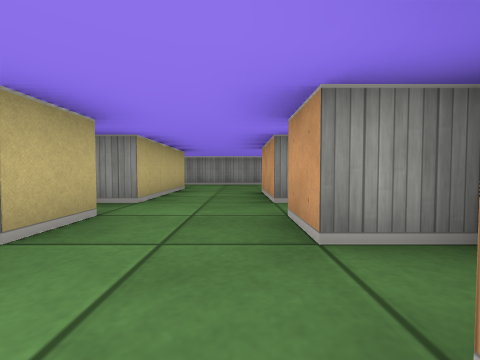
view 1 (above)

21 first-person views from a walk through a cub3D level. The camera is about half as high as the walls, tilts 2° down and sees 90° across. The floor is counted in squares. Each view is taken from the middle of a square. On the plan, view 1 faces up. The plan holds only what a view shows up to about 9 squares ahead; the rest is blank.

view 2
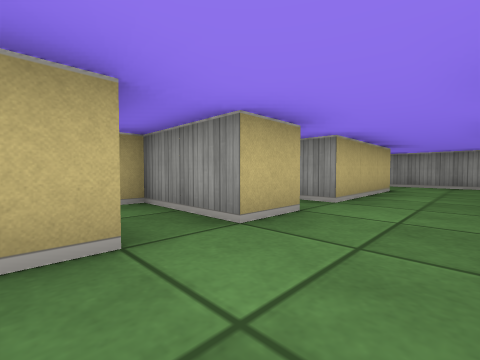

view 3
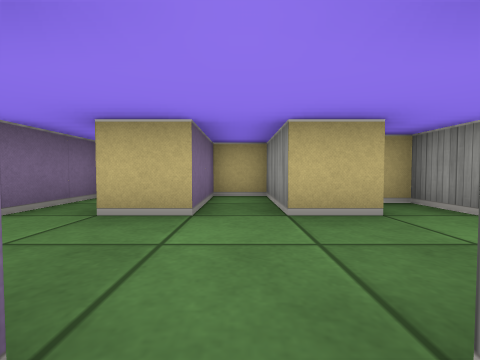

view 4
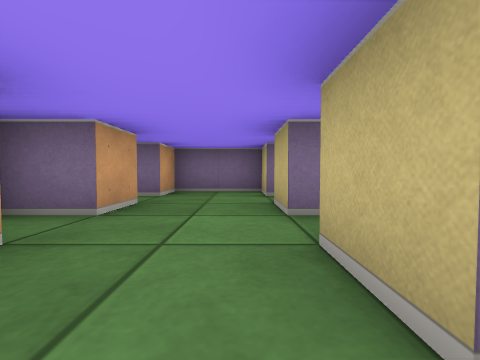

view 5
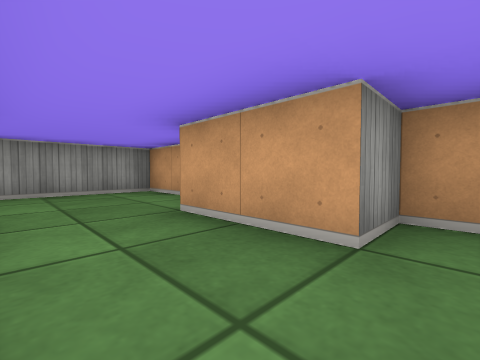

view 6
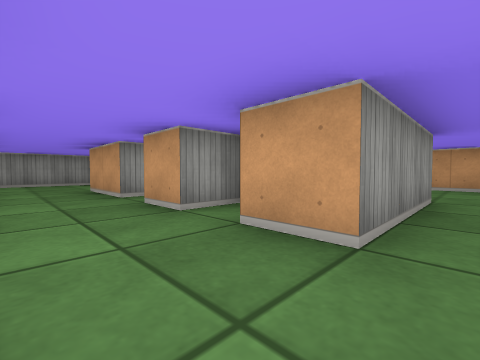

view 7
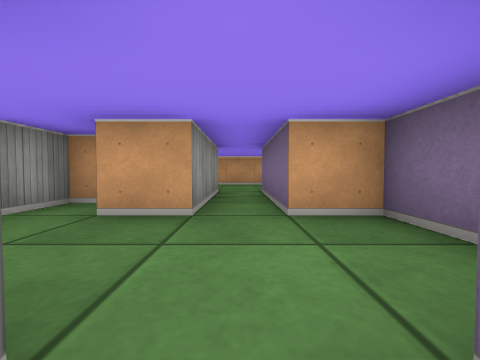

view 8
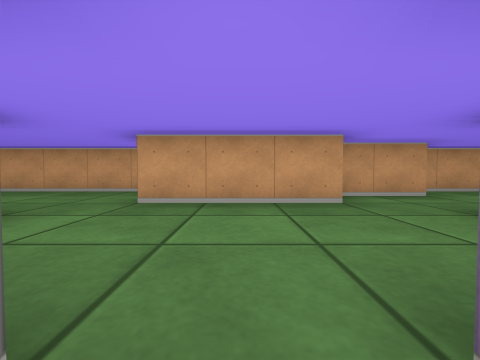

view 9
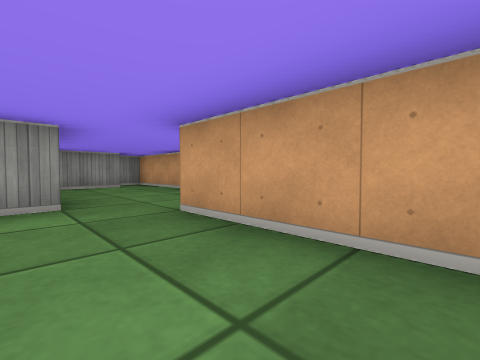

view 10
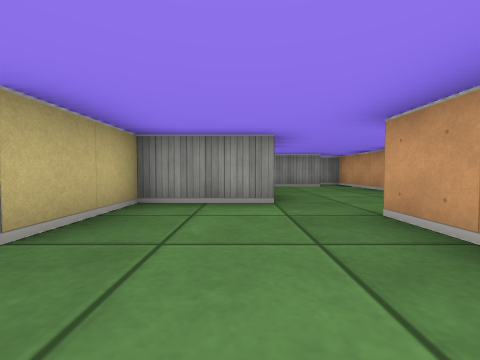

view 11
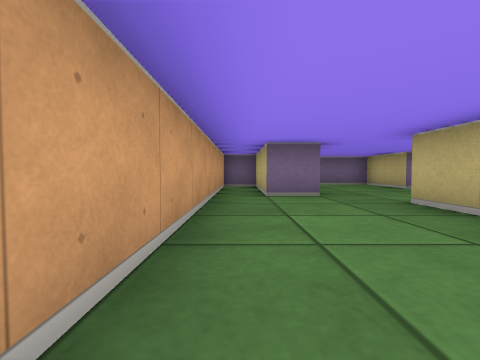

view 12
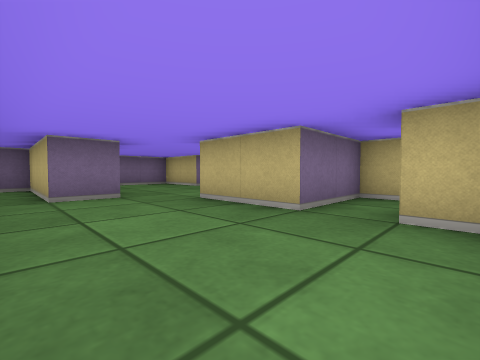

view 13
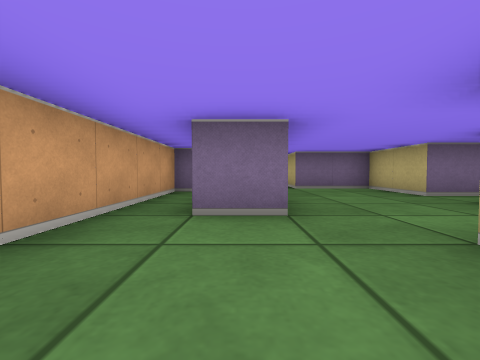

view 14
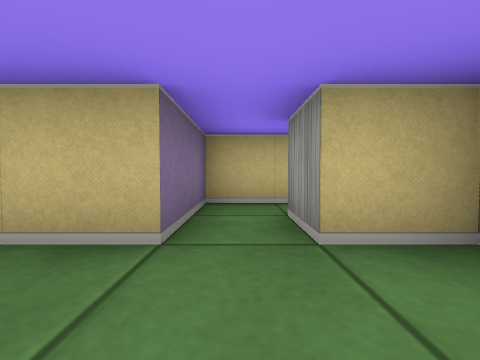

view 15
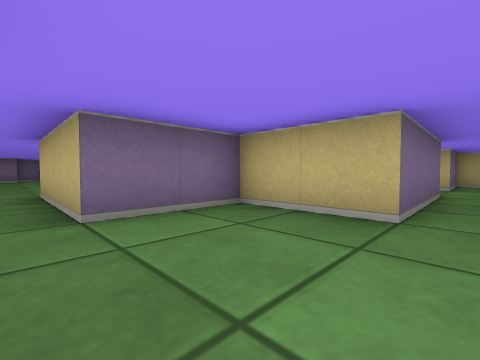

view 16
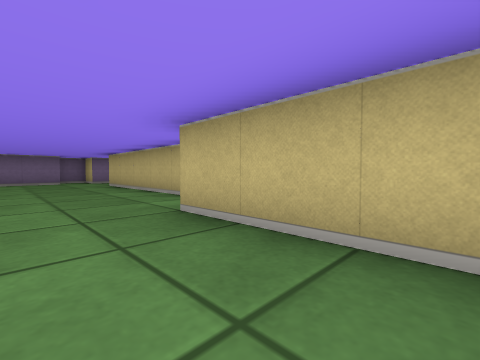

view 17
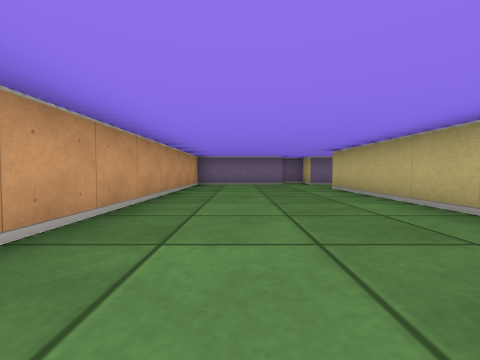

view 18
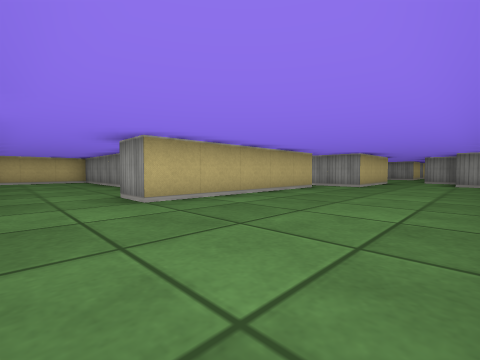

view 19
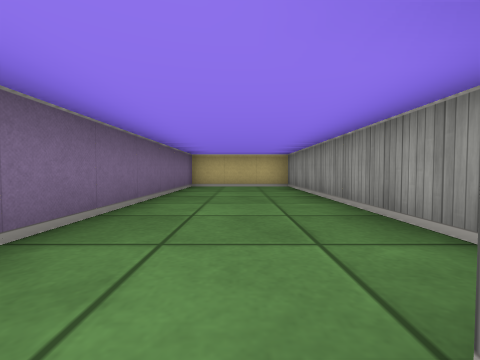

view 20
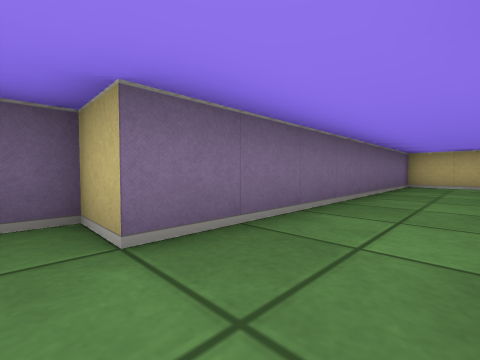

view 21
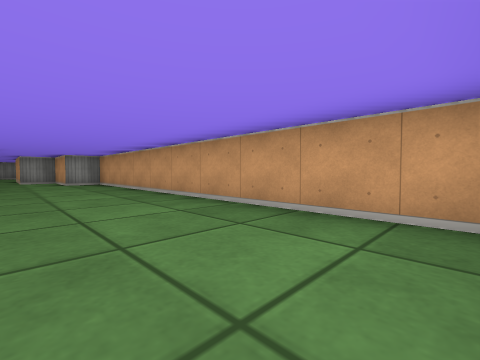

### Floor plan
Ten units are one square. View 1 is at (0, 0); x grows to the right and y downward. Boxes are objects, and circles mark ways between rooms. Rooms are numbered by the first view taken in them; rooms with no view inside come last. Other rooms are left out.
<svg viewBox="-40 -90 130 250">
<path fill="none" stroke="#000" d="M-15 -26 -15 -15 -35 -15 -35 -5 -15 -5 -15 5M5 5 5 -5 15 -5M15 -10 15 -15 5 -15 5 -25M-15 -66 -15 -35 -25 -35 -25 -30M15 -71 15 -85 -20 -85M15 -29 15 -35 5 -35 5 -55M-35 10 -35 15 -15 15 -15 25 5 25 5 15M45 -35 55 -35 55 -15 35 -15 35 5 5 5M65 25 65 -5 75 -5 75 25 85 25 85 -65 78 -65M75 -55 55 -55 55 -45 45 -45M5 15 35 15 35 35 55 35M25 115 -35 115 -35 145 45 145 45 155 51 155M54 145 85 145 85 45 75 45 75 29M45 75 45 125 35 125M55 35 55 65 39 65M75 25 65 25"/>
<circle cx="-5" cy="-20" r="3" fill="#2a7"/>
<circle cx="-5" cy="0" r="3" fill="#2a7"/>
<circle cx="10" cy="10" r="3" fill="#2a7"/>
<circle cx="60" cy="30" r="3" fill="#2a7"/>
<text x="-10" y="-10">1</text>
<text x="0" y="-60">2</text>
<text x="-10" y="10">3</text>
<text x="60" y="-10">4</text>
<text x="50" y="110">5</text>
</svg>
Room 1 opens to room 2. Room 1 opens to room 3. Room 3 opens to room 4. Room 4 opens to room 5.

Where each view was taken, in squares from view 1:
view 1: 0 up, 0 right, facing up
view 2: 0 up, 0 right, facing up-left
view 3: 1 up, 1 right, facing left
view 4: 3 up, 1 left, facing down
view 5: 3 up, 1 left, facing up-right
view 6: 1 down, 1 left, facing up-right
view 7: 1 down, 2 left, facing right
view 8: 1 down, 3 right, facing right
view 9: 2 down, 5 right, facing up-right
view 10: 2 down, 5 right, facing up
view 11: 5 up, 8 right, facing down
view 12: 5 up, 8 right, facing down-left
view 13: 3 up, 7 right, facing down
view 14: 4 up, 7 right, facing left
view 15: 1 down, 6 right, facing down-left
view 16: 4 down, 7 right, facing down-left
view 17: 6 down, 7 right, facing down
view 18: 14 down, 8 right, facing up-left
view 19: 13 down, 4 right, facing left
view 20: 13 down, 5 right, facing down-left
view 21: 14 down, 6 right, facing up-right
